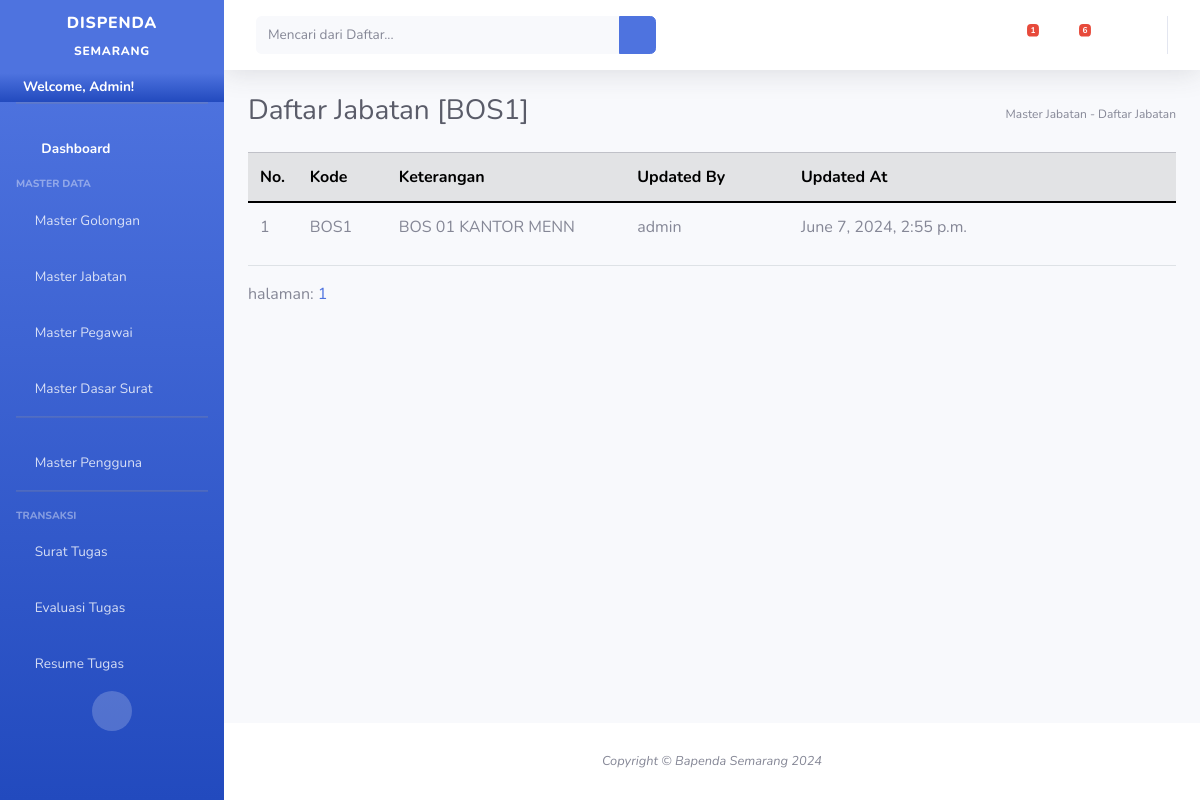
The page /master/jab/dis/BOS1 (signed in) on the database as committed earlier.
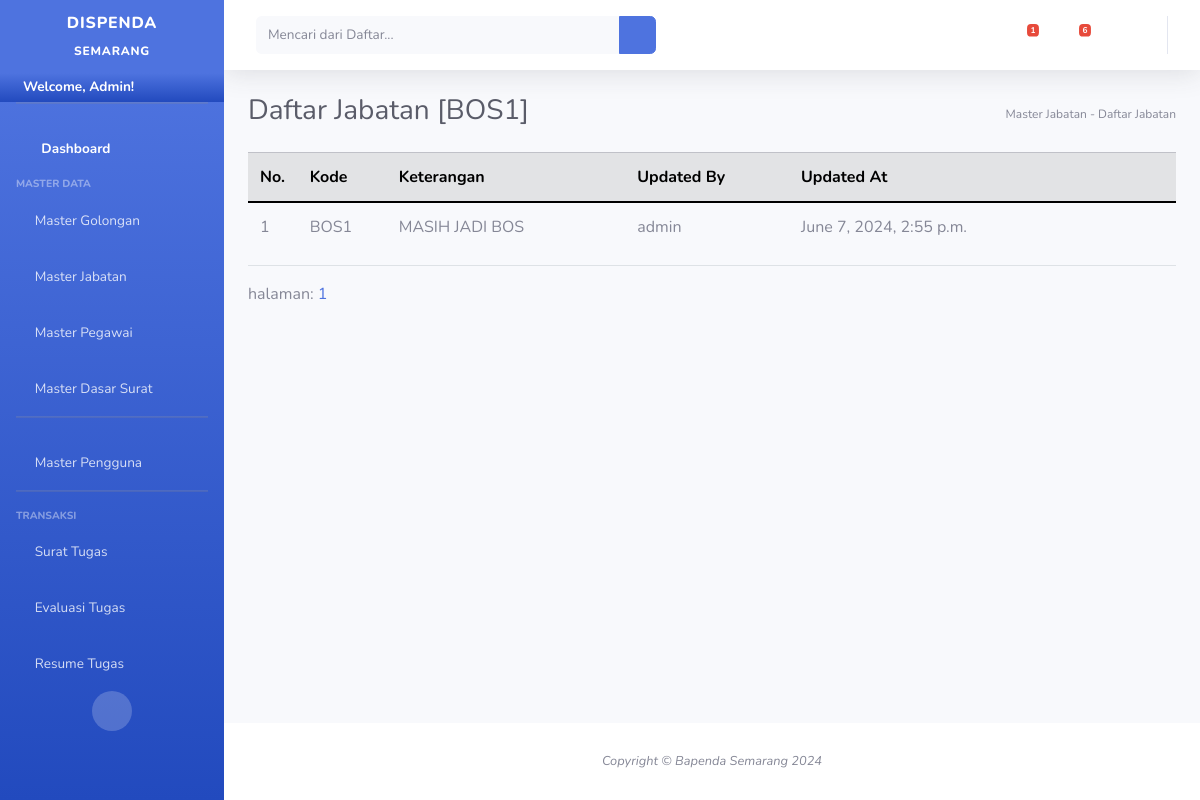
The same page on the database as committed later.
### surat_tugas/models.py (models this page shows, shortened)
class MasterJabatan(models.Model):
    kode_jabatan = models.CharField(max_length=10,primary_key=True,unique=True,blank=True,default="")
    keterangan = models.CharField(max_length=50)
    updatedAt = models.DateTimeField(auto_now_add=True,null=True)
    updatedBy = models.CharField(max_length=20,blank=True,null=True)
    is_update = models.BooleanField(default=False,blank=True,null=True)

### cms/views.py (the view)
# urls.py: path('master/jab/dis/<str:id>',displayJabatanID,name='displayJabatanID'),
def displayJabatanID(request,id):
	if(request.user.is_authenticated != True):
		return HttpResponseRedirect('/auth/')
	try:
		page=request.GET['page']
	except:
		page=1
	if page==None:
		page=1
	listJabatan = MasterJabatan.objects.all().filter(Q(kode_jabatan__icontains=id) | Q(keterangan__icontains=id)).order_by('-updatedAt')
	p=Paginator(listJabatan,5)
	try:
		halaman = p.page(page)
	except:
		halaman = p.page(1)
	context={
		'lists':halaman,
		'paginator':p,
		'menuname':'Daftar Jabatan  [' + str(id).upper() + "]",
		'pathway':'Master Jabatan - Daftar Jabatan',
		'username':request.user.username,
		'mywebsite': '/master/jab/dis/',
		'pending_surat':getPendingSurat(),
		'pending_lhe':getPendingLHE()
	}
	return render(request,'master/display_jabatan.html',context)

### cms/views.py (called while the page is built)
def getPendingSurat():
	return TrxSuratTugas.objects.all().filter(submit=False)

def getPendingLHE():
	return headerLHE.objects.all().filter(submit=False)

### surat_tugas/models.py (called while the page is built)
    def __str__(self):
        return self.nomor_surat

### templates/master/display_jabatan.html (shortened to what this page needs)
{% extends 'base.html'%}
{% load static %}
{% block contents%}
<div style="text-wrap: wrap; overflow-x: scroll;">
<table class="table  table-hover">
    <thead class="table-secondary">
        <th style="width:50px">No.</th>
        <th style="width:100px">Kode</th>
        <th style="width:300px">Keterangan</th>
        <th style="width:200px">Updated By</th>
        <th style="width:300px">Updated At</th>
        <th style="width:200px"></th>
    </thead>
    {% for list in lists%}
    <tr>
        <td>{{forloop.counter}}</td>
        <td>{{list.kode_jabatan}}</td>
        <td>{{list.keterangan}}</td>
        <td>{{list.updatedBy}}</td>
        <td>{{list.updatedAt}}</td>
        <td>
            <a class="btn"><i class="fa fa-user-edit" id="edit{{list.kode_jabatan}}" data-bs-keterangan="{{list.keterangan}}" onclick="editJabatan('{{list.kode_jabatan}}')"></i></a>
            <a class="btn"><i class="fa fa-trash" id="del{{list.kode_jabatan}}" data-bs-keterangan="{{list.keterangan}}" onclick="deleteJabatan('{{list.kode_jabatan}}')"></i></a>
        </td>
    </tr>
    {% endfor%}
</table>
</div>
<div>
    halaman:
    {% for hal in paginator.page_range%}
        <a class="button" href="/master/jab/dis/?page={{hal}}">{{hal}}</a>
    {% endfor %}
</div>
{% endblock%}

Rows that differ between the two databases and show on the page:
changed MasterJabatan "BOS1": keterangan "BOS 01 KANTOR MENN" → "MASIH JADI BOS"
